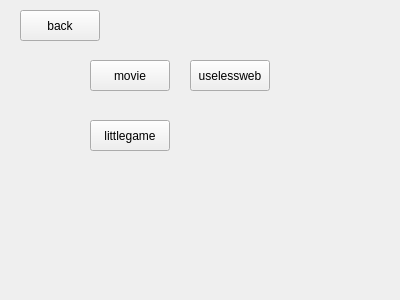
<?xml version="1.0" encoding="UTF-8"?>
<ui version="4.0">
 <class>fish</class>
 <widget class="QWidget" name="fish">
  <property name="geometry">
   <rect>
    <x>0</x>
    <y>0</y>
    <width>400</width>
    <height>300</height>
   </rect>
  </property>
  <property name="windowTitle">
   <string>Form</string>
  </property>
  <widget class="QPushButton" name="pushButton">
   <property name="geometry">
    <rect>
     <x>90</x>
     <y>60</y>
     <width>80</width>
     <height>31</height>
    </rect>
   </property>
   <property name="text">
    <string>movie</string>
   </property>
  </widget>
  <widget class="QPushButton" name="pushButton_2">
   <property name="geometry">
    <rect>
     <x>190</x>
     <y>60</y>
     <width>80</width>
     <height>31</height>
    </rect>
   </property>
   <property name="text">
    <string>uselessweb</string>
   </property>
  </widget>
  <widget class="QPushButton" name="pushButton_3">
   <property name="geometry">
    <rect>
     <x>20</x>
     <y>10</y>
     <width>80</width>
     <height>31</height>
    </rect>
   </property>
   <property name="text">
    <string>back</string>
   </property>
  </widget>
  <widget class="QPushButton" name="pushButton_4">
   <property name="geometry">
    <rect>
     <x>90</x>
     <y>120</y>
     <width>80</width>
     <height>31</height>
    </rect>
   </property>
   <property name="text">
    <string>littlegame</string>
   </property>
  </widget>
 </widget>
 <resources/>
 <connections/>
</ui>
